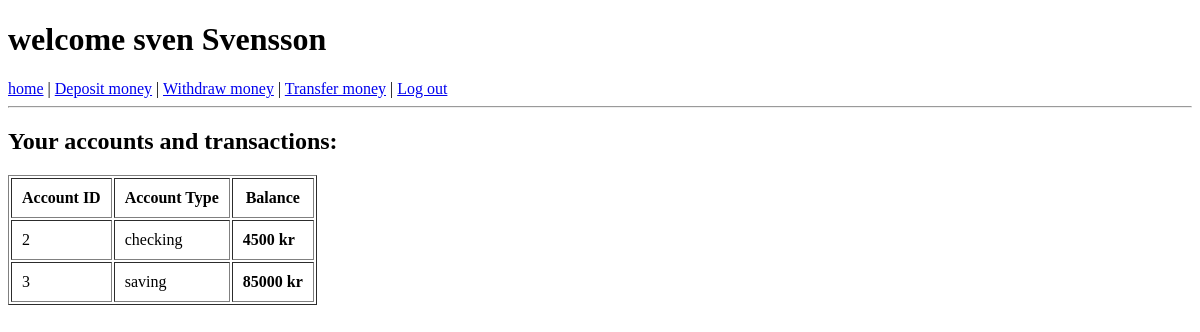
Before: /dashboard (signed in) with the older database file.
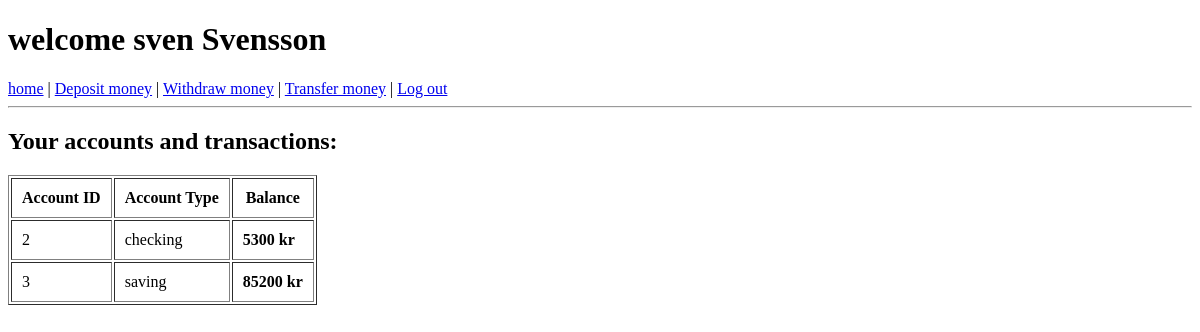
After: the same page with the newer database file.
### tables this page shows
CREATE TABLE accounts (
    id integer primary key autoincrement,
    user_id integer not null references users(id),
    account_type text not null default 'checking',
    balance real not null default 0.0,
    created_at text default (datetime('now'))
);

### SRC/helpers.php (called while the page is built, shortened)
<?php
function e(mixed $value): string
{
    return htmlspecialchars((string)$value, ENT_QUOTES, 'UTF-8');
}
?>

### SRC/AccountRepository.php (called while the page is built, shortened)
<?php
class AccountRepository {
    public function findByUserId(int $user_id): array {
        $stmt = $this->pdo->prepare("select * from accounts where user_id = :user_id");
        $stmt->execute(['user_id' => $user_id]);
        return $stmt->fetchAll();
    }
}

### templates/dashboard.php (the view, shortened to what this page needs)
<!DOCTYPE html>
<html lang="sv">
<head><meta charset="UTF-8"><title>Bankomat - dashboard</title></head>
<body>
<h1>welcome <?php echo e($_SESSION['name']); ?></h1>
<nav>
    <a href="/dashboard">home</a> |
    <a href="/deposit">Deposit money</a> |
    <a href="/withdraw">Withdraw money</a> |
    <a href="/transfer">Transfer money</a> |
    <a href="/logout">Log out</a>
</nav>
<hr>
<h2>Your accounts and transactions:</h2>
<table border="1" cellpadding="10" >
    <tr><th>Account ID</th><th>Account Type</th><th>Balance</th></tr>
    <?php foreach ($accounts as $acc): ?>
    <tr>
        <td><?= e($acc['id'])?></td>
        <td><?= e($acc['account_type'])?></td>
        <td><strong><?= e($acc['balance'])?> kr</strong></td>
    </tr>
    <?php endforeach; ?>
</table>
</body>
</html>

Changed rows visible on the page:
changed accounts "checking": balance "4500" → "5300"
changed accounts "saving": balance "85000" → "85200"
